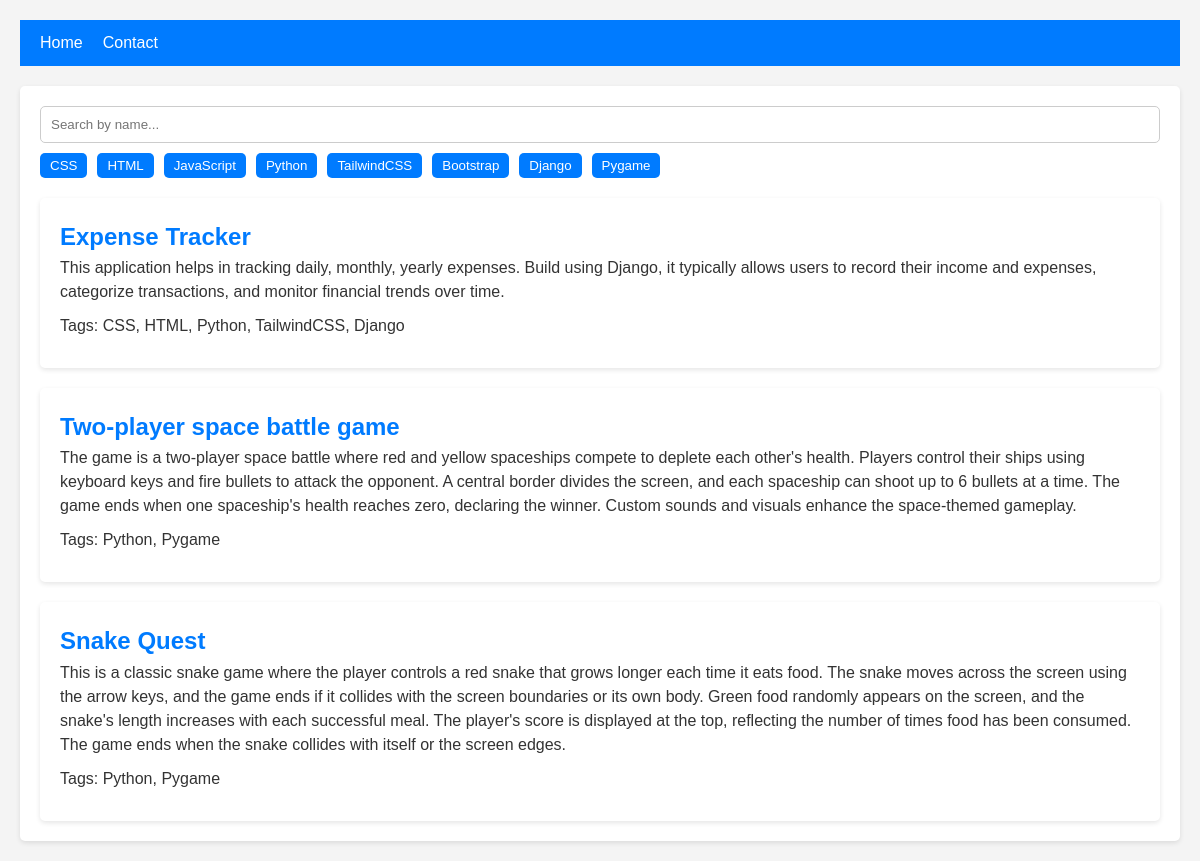
The page / on the database its author committed.
### main/models.py (models this page shows, shortened)
class Tag(models.Model):
    name = models.CharField(max_length=100, unique=True)
    def __str__(self):
        return self.name

class Project(models.Model):
    title = models.CharField(max_length=200)
    description = models.TextField()
    tags = models.ManyToManyField(Tag, related_name="projects")
    link = models.URLField(max_length=200, blank=True)

### main/views.py (the view)
# urls.py: path("", views.home, name="home"),
def home(request):
    projects = Project.objects.all()
    tags = Tag.objects.all()
    return render(request, "home.html", {'projects': projects, 'tags': tags})

### main/templates/home.html (shortened to what this page needs)
{% extends 'base.html' %}
{% load static %}
{% block extrahead %}
<link rel="stylesheet" href="{% static 'css/home.css' %}">
{% endblock %}
{% block content %}
    <div class="filters">
        <input type="text" id="name-search"placeholder="Search by name..."/>
        <div class="tags-list">
            {% for tag in tags%}
                <button class="tag" data-tag="{{ tag.name|lower }}">{{ tag.name }}</button>
            {% endfor %}
        </div>
    </div>
    <div class="project-list">
        {% for project in projects %}
            <div class="project" data-name="{{ project.title|lower }}" data-tags="{{ project.tags.all| join:', '|lower }}">
            <h2><a href="{% url 'project' project.id %}">{{ project.title }}</a></h2>
            <p>{{ project.description }}</p>
            <p>Tags: {{project.tags.all|join:', '}}</p>
            </div>
        {% endfor %}
    </div>
{% endblock  %}

### main/templates/base.html (shortened to what this page needs)
{% load static %}
<!DOCTYPE html>
<html lang="en">
<head>
    <link rel="stylesheet" href="{% static 'css/base.css' %}">
    {% block extrahead %}{% endblock extrahead %}
</head>
<body>
    <header>
        <nav>
            <ul class="nav-menu">
                <li><a href="/home">Home</a></li>
                <li><a href="/contact">Contact</a></li>
            </ul>
        </nav>
    </header>
    <main>
        {% block content %}{% endblock content %}
    </main>
</body>
</html>

### main/static/css/base.css (style rules this page uses)
* { box-sizing: border-box; margin: 0; padding: 0; font-family: "Arial", sans-serif; }
body { font-family: "Segoe UI", Tahoma, Geneva, Verdana, sans-serif; line-height: 1.6; color: #333; background-color: #f4f4f4; padding: 20px; }
a { color: #007bff; text-decoration: none; }
header { background-color: #007bff; padding: 10px 0; }
.nav-menu { display: flex; justify-content: flex-start; list-style: none; padding-left: 20px; }
.nav-menu li { margin-right: 20px; }
.nav-menu a { color: white; transition: color 0.3s ease; }
main { margin-top: 20px; padding: 20px; background-color: #fff; box-shadow: 0 2px 5px rgba(0, 0, 0, 0.1); border-radius: 5px; }

### main/static/css/home.css (style rules this page uses)
.filters { margin-bottom: 20px; }
#name-search { padding: 10px; margin-bottom: 10px; width: 100%; border: 1px solid #ccc; border-radius: 5px; }
.tags-list { display: flex; flex-wrap: wrap; gap: 10px; }
.tag { background-color: #007bff; color: white; border: none; padding: 5px 10px; border-radius: 5px; cursor: pointer; transition: background-color 0.3s; }
.project-list { display: flex; flex-direction: column; gap: 20px; }
.project { background-color: white; padding: 20px; border-radius: 5px; box-shadow: 0 2px 5px rgba(0, 0, 0, 0.1); }
.project h2 { margin-top: 0; }
.project p { margin-bottom: 10px; line-height: 1.5; }

### rows shown on the page
Tag: name "CSS"
Tag: name "HTML"
Tag: name "JavaScript"
Tag: name "Python"
Tag: name "TailwindCSS"
Tag: name "Bootstrap"
Tag: name "Django"
Tag: name "Pygame"
Project: title "Expense Tracker", description "This application helps in tracking daily, monthly, yearly expenses. Build using Django, it typically allows users to record their income and expenses, categorize transactions, and monitor financial trends over time.", tags.all "CSS, HTML, Python, TailwindCSS, Django"
Project: title "Two-player space battle game", description "The game is a two-player space battle where red and yellow spaceships compete to deplete each other's health. Players control their ships using keyboard keys and fire bullets to attack the opponent. A central border divides the screen, and each spaceship can shoot up to 6 bullets at a time. The game ends when one spaceship's health reaches zero, declaring the winner. Custom sounds and visuals enhance the space-themed gameplay.", tags.all "Python, Pygame"
Project: title "Snake Quest", description "This is a classic snake game where the player controls a red snake that grows longer each time it eats food. The snake moves across the screen using the arrow keys, and the game ends if it collides with the screen boundaries or its own body. Green food randomly appears on the screen, and the snake's length increases with each successful meal. The player's score is displayed at the top, reflecting the number of times food has been consumed. The game ends when the snake collides with itself or the screen edges.", tags.all "Python, Pygame"
